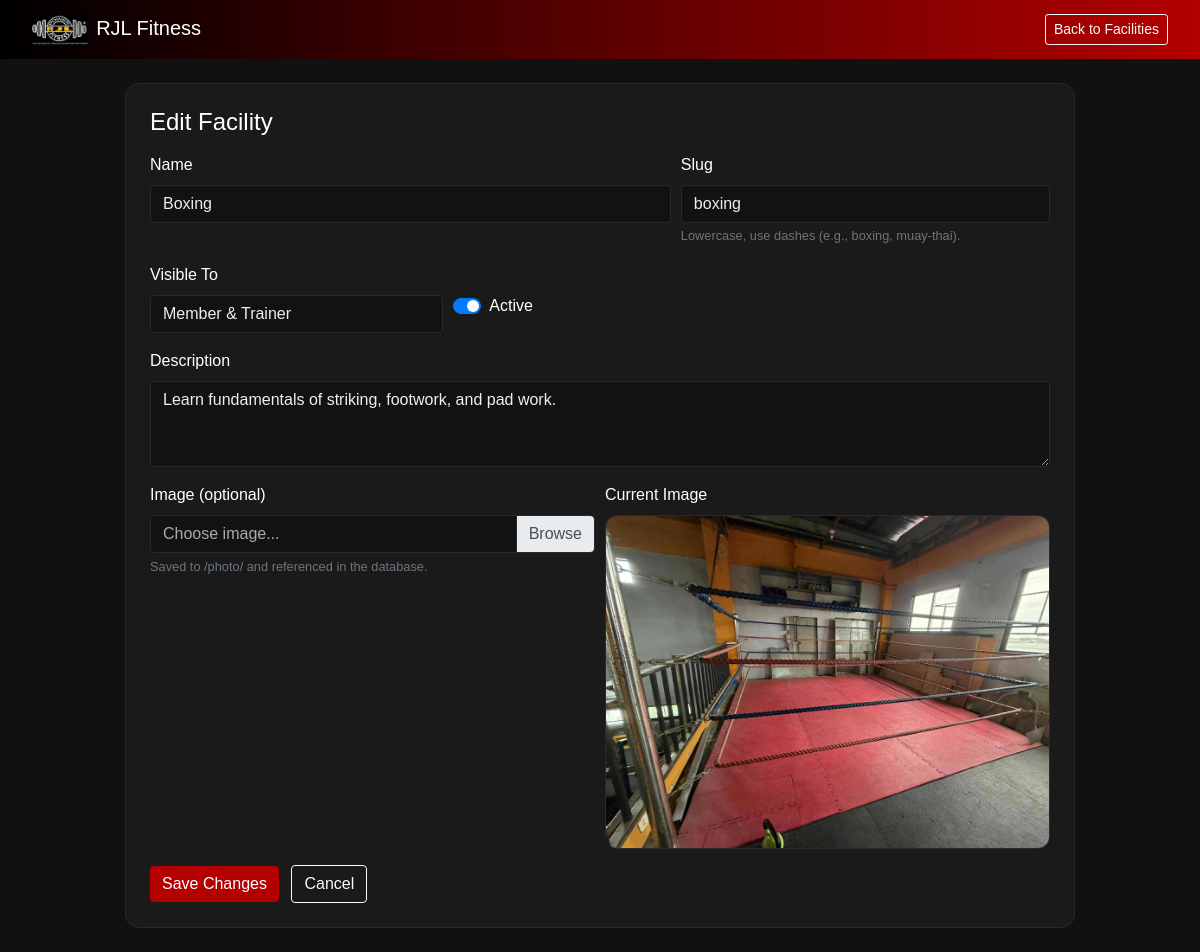
/facilities_edit.php?id=1 (signed in), run on the app's committed database.
### tables this page shows
CREATE TABLE `facilities` (
  `id` int(11) NOT NULL,
  `name` varchar(100) NOT NULL,
  `description` text DEFAULT NULL,
  `capacity` int(11) NOT NULL DEFAULT 1,
  `is_active` tinyint(1) NOT NULL DEFAULT 1,
  `slug` varchar(80) NOT NULL,
  `visible_to` enum('member','trainer','both') NOT NULL DEFAULT 'both',
  `image` varchar(255) DEFAULT NULL
);

### facilities_edit.php (the view, shortened to what this page needs)
<?php
require __DIR__ . '/db.php';
$conn->query("CREATE TABLE IF NOT EXISTS facilities (
  id INT AUTO_INCREMENT PRIMARY KEY,
  name VARCHAR(150) NOT NULL,
  slug VARCHAR(150) NOT NULL UNIQUE,
  visible_to ENUM('both','member','trainer') NOT NULL DEFAULT 'both',
  description TEXT NULL,
  image VARCHAR(255) NULL,
  is_active TINYINT(1) NOT NULL DEFAULT 1
) ENGINE=InnoDB DEFAULT CHARSET=utf8mb4;");
$fac = null;
if (isset($_GET['id']) && ctype_digit($_GET['id'])) {
  $id = (int)$_GET['id'];
  $st = $conn->prepare("SELECT * FROM facilities WHERE id=?");
  $st->bind_param("i", $id);
  $st->execute(); $fac = $st->get_result()->fetch_assoc(); $st->close();
} elseif (!empty($_GET['slug'])) {
  $slug = trim($_GET['slug']);
  $st = $conn->prepare("SELECT * FROM facilities WHERE slug=?");
  $st->bind_param("s", $slug);
  $st->execute(); $fac = $st->get_result()->fetch_assoc(); $st->close();
}
$imgRel = trim($fac['image'] ?? '');
?>
<!doctype html>
<html lang="en">
<head>
<link href="https://cdn.jsdelivr.net/npm/bootstrap@4.5.2/dist/css/bootstrap.min.css" rel="stylesheet">
</head>
<body>
<nav class="navbar navbar-dark">
  <a class="navbar-brand ml-3" href="home.php"><img src="photo/logo.jpg" height="32" class="mr-2" alt="">RJL Fitness</a>
  <div class="ml-auto mr-3">
    <a class="btn btn-outline-light btn-sm" href="facilities.php">Back to Facilities</a>
  </div>
</nav>
<div class="container my-4">
  <div class="card p-4 mx-auto" style="max-width:950px">
    <h4 class="mb-3">Edit Facility</h4>
    <form method="post" enctype="multipart/form-data">
      <div class="form-row">
        <div class="col-md-7 mb-3">
          <label>Name</label>
          <input class="form-control" name="name" required value="<?= htmlspecialchars($fac['name']) ?>">
        </div>
        <div class="col-md-5 mb-3">
          <label>Slug</label>
          <input class="form-control" name="slug" required value="<?= htmlspecialchars($fac['slug']) ?>">
          <small class="text-muted">Lowercase, use dashes (e.g., boxing, muay-thai).</small>
        </div>
      </div>
      <div class="form-row">
        <div class="col-md-4 mb-3">
          <label>Visible To</label>
          <select class="custom-select" name="visible_to">
            <?php
              $vt = $fac['visible_to'] ?? 'both';
              $opts = ['both' => 'Member & Trainer', 'member' => 'Member only', 'trainer' => 'Trainer only'];
              foreach ($opts as $v=>$label) {
                $sel = $vt === $v ? 'selected' : '';
                echo "<option value=\"$v\" $sel>$label</option>";
              }
            ?>
          </select>
        </div>
        <div class="col-md-4 mb-3 d-flex align-items-center">
          <div class="custom-control custom-switch mt-3">
            <label class="custom-control-label" for="isActive">Active</label>
          </div>
        </div>
      </div>
      <div class="form-group">
        <label>Description</label>
        <textarea class="form-control" rows="3" name="description"><?= htmlspecialchars($fac['description'] ?? '') ?></textarea>
      </div>
      <div class="form-row">
        <div class="col-md-6 mb-3">
          <label>Image (optional)</label>
          <div class="custom-file">
            <label class="custom-file-label" for="image">Choose image...</label>
          </div>
          <small class="form-text text-muted">Saved to /photo/ and referenced in the database.</small>
        </div>
        <div class="col-md-6 mb-3">
          <label>Current Image</label>
          <div class="img-preview"><img id="previewImg" src="<?= htmlspecialchars($imgRel) ?>?v=<?= time() ?>" alt=""></div>
        </div>
      </div>
      <button class="btn btn-danger">Save Changes</button>
      <a class="btn btn-outline-light ml-2" href="facilities.php">Cancel</a>
    </form>
  </div>
</div>
</body>
</html>

### facilities_edit.php (style rules this page uses)
body { background:#111;color:#fff;font-family:'Poppins',sans-serif }
.navbar { background:linear-gradient(90deg,#000,#b30000) }
.card { background:#1a1a1a;border:1px solid #2a2a2a;border-radius:14px }
.form-control, .custom-file-input, .custom-select { background:#121212;border:1px solid #2a2a2a;color:#eee }
.custom-file-label { background:#121212;border:1px solid #2a2a2a;color:#aaa }
.btn-danger { background:#b30000;border:none }
a,a:hover { color:#fff }
.img-preview { border:1px solid #2a2a2a;border-radius:12px;overflow:hidden;background:#0e0e0e }
.img-preview img { width:100%;height:100%;object-fit:cover;display:block;min-height:240px }

### data on the page
facilities: name "Boxing", slug "boxing", description "Learn fundamentals of striking, footwork, and pad work.", image (picture)

### other printed values
form field visible_to "Member & Trainer"
